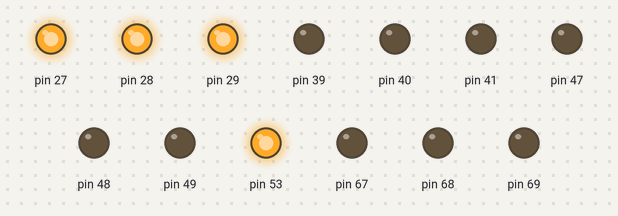
Simulated run of this sketch. Board: Arduino Mega 2560, built with avr-gcc and run on an emulated ATmega2560. On the bench: output pins drawn as LEDs (lit = HIGH). Pins used as bus, display or sensor lines are not drawn.

Above: at 0.19 s.
At 21.3 s:
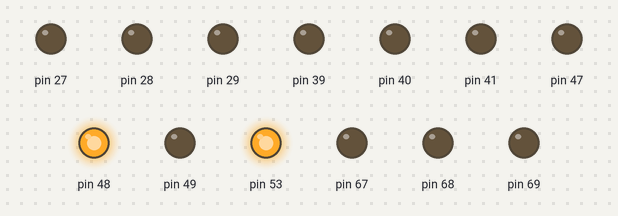
At 22.8 s:
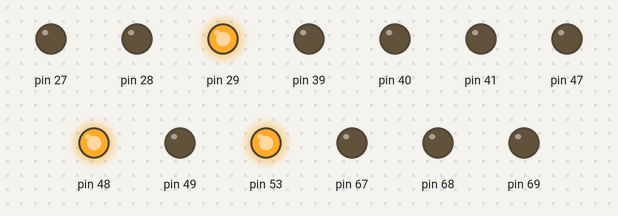
At 23.4 s:
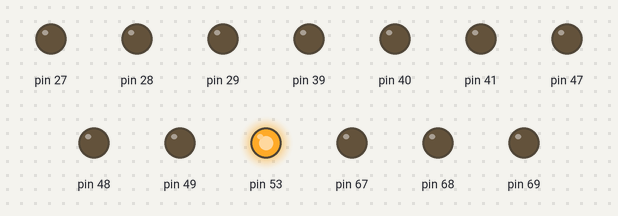
At 27.7 s:
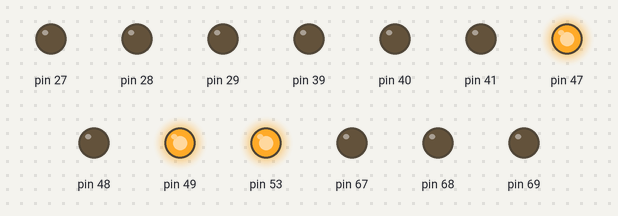
At 28.9 s:
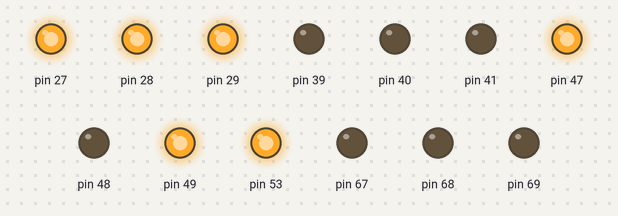
Timing chart, 0 to 40.0 s (numbered marks = the images above):
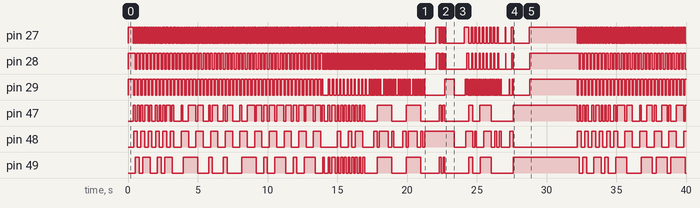

Measured:
- by itself, pin 47: LOW → HIGH at 0.39 s, → LOW 0.14 s later, → HIGH 0.13 s later, → LOW 0.13 s later, … (127 changes in this stretch)
- by itself, pin 48: LOW → HIGH at 0.40 s, → LOW 0.27 s later, → HIGH 0.26 s later, → LOW 0.26 s later, … (85 changes in this stretch)
- by itself, pin 49: LOW → HIGH at 0.54 s, → LOW 0.26 s later, → HIGH 0.26 s later, → LOW 0.52 s later, … (74 changes in this stretch)

The sketch:

motormidi.ino
```cpp
#include <SPI.h>
#include <avr/pgmspace.h>

#define DIGIPOTSS_PIN 38

struct motor {
  int step_pin;
  int dir_pin;
  int en_pin;
  int ms1_pin;
  int ms2_pin;
  int digipot_ch;
  int digipot_current; // Values 0-255 (135 = ~0.75A, 185 = ~1A)

  void init() {
    pinMode(step_pin, OUTPUT);
    pinMode(dir_pin, OUTPUT);
    pinMode(en_pin, OUTPUT);
    pinMode(ms1_pin, OUTPUT);
    pinMode(ms2_pin, OUTPUT);
    pinMode(DIGIPOTSS_PIN, OUTPUT);
    this->power(0);
    this->set_mstep(0);
    SPI.begin();  // According to docs, this just sets pinmodes. Should be fine to do multiple times
    digitalWrite(DIGIPOTSS_PIN, HIGH);
    SPI.transfer(digipot_ch);  // Send the address and value via SPI
    SPI.transfer(digipot_current);
    digitalWrite(DIGIPOTSS_PIN, LOW);
    cli();
  }

  void power(bool on) {
    digitalWrite(en_pin, !on);
  }

  void set_mstep(int mode) {
    // mstep mode is exponent of the divisor: mode 3 -> 1/8 steps
    digitalWrite(ms1_pin, mode & 1);
    digitalWrite(ms2_pin, mode & 2);
    delayMicroseconds(1);
  }

  void step() {
    digitalWrite(step_pin, 1);
    delayMicroseconds(1);
    digitalWrite(step_pin, 0);
    //delayMicroseconds(1);
  }

  void set_dir(int dir) {
    digitalWrite(dir_pin, dir);
  }

  void reverse() {
    digitalWrite(dir_pin, !digitalRead(dir_pin));
  }
};

// All the motors
motor x{37,48,29,40,41,4,100};
motor y{36,49,28,69,39,5,100};
motor z{35,47,27,68,67,3,100};  // Board drives two Z motors in parallel
motor e0{34,43,26,65,66,0,135};
motor e1{33,42,25,63,64,1,135};

constexpr motor* channels[3] = {&x, &y, &z};  // For easy access
constexpr size_t num_channels = sizeof(channels) / sizeof(channels[0]);
uint16_t* interrupt_counts[num_channels] = {&TCNT3, &TCNT4, &TCNT5};
uint16_t* interrupt_limits[num_channels] = {&OCR3A, &OCR4A, &OCR5A};

ISR(TIMER3_COMPA_vect) {
  channels[0]->step();
}
ISR(TIMER4_COMPA_vect) {
  channels[1]->step();
}
ISR(TIMER5_COMPA_vect) {
  channels[2]->step();
}

// Simplified MIDI message. Delta time in milliseconds, note (Middle C = 60), channel
// Should pack very nicely to 4 bytes
struct __attribute__((packed)) minimidi {
  uint16_t dtime; uint8_t note; uint8_t channel; };
static_assert(sizeof(minimidi) == 4, "MIDI struct not packed correctly");
static_assert(alignof(minimidi) <= 4, "MIDI struct needs to have 4 byte alignment");

// MIDI composition goes here
// Stored in flash memory, pointer invalid for normal use. Must use pgm_read_* functions to fetch
constexpr minimidi midis[] PROGMEM {{392,57,2},{7,69,0},{58,0,2},{7,0,0},{58,57,2},{7,69,1},{58,0,2},{16,0,1},{50,57,2},{7,69,0},{58,0,2},{16,0,0},{50,57,2},{7,69,1},{58,0,2},{24,0,1},{42,57,2},{7,69,0},{58,0,2},{16,0,0},{50,57,2},{7,69,1},{58,0,2},{24,0,1},{42,57,2},{7,69,0},{58,0,2},{7,0,0},{58,62,2},{7,74,1},{58,0,2},{24,0,1},{42,57,2},{7,69,0},{58,0,2},{7,0,0},{58,57,2},{7,69,1},{58,0,2},{24,0,1},{42,57,2},{7,69,0},{58,0,2},{7,0,0},{58,62,2},{7,74,1},{58,0,2},{24,0,1},{42,57,2},{7,69,0},{58,0,2},{16,0,0},{50,57,2},{7,69,1},{58,0,2},{41,0,1},{25,57,2},{7,69,0},{58,0,2},{7,0,0},{58,53,2},{7,65,1},{81,0,2},{33,0,1},{11,57,2},{7,69,0},{16,0,2},{58,0,0},{50,57,2},{7,69,1},{81,0,2},{33,0,1},{11,57,2},{7,69,0},{16,0,2},{67,0,0},{41,62,2},{7,74,1},{81,0,2},{33,0,1},{11,57,2},{7,69,0},{43,0,2},{26,0,0},{55,53,2},{7,65,1},{81,0,2},{33,0,1},{11,57,2},{7,69,0},{43,0,2},{26,0,0},{55,52,2},{7,64,1},{81,0,2},{33,0,1},{11,62,2},{7,74,0},{56,0,2},{26,0,0},{42,62,2},{7,74,1},{81,0,2},{33,0,1},{11,57,2},{7,69,0},{56,0,2},{26,0,0},{42,61,2},{7,73,1},{81,0,2},{33,0,1},{11,62,2},{7,74,0},{56,0,2},{26,0,0},{42,64,2},{7,76,1},{81,0,2},{33,0,1},{11,57,2},{7,69,0},{56,0,2},{26,0,0},{42,52,2},{7,64,1},{81,0,2},{33,0,1},{11,62,2},{7,74,0},{56,0,2},{26,0,0},{42,62,2},{7,74,1},{81,0,2},{33,0,1},{11,57,2},{7,69,0},{56,0,2},{26,0,0},{42,61,2},{7,73,1},{81,0,2},{33,0,1},{11,62,2},{7,74,0},{56,0,2},{26,0,0},{42,64,2},{7,76,1},{81,0,2},{33,0,1},{11,57,2},{7,69,0},{56,0,2},{26,0,0},{42,50,2},{7,62,1},{81,0,2},{33,0,1},{11,62,2},{7,74,0},{56,0,2},{26,0,0},{42,65,2},{7,77,1},{81,0,2},{33,0,1},{11,57,2},{7,69,0},{56,0,2},{26,0,0},{42,57,2},{7,69,1},{81,0,2},{33,0,1},{11,62,2},{7,74,0},{56,0,2},{26,0,0},{42,62,2},{7,74,1},{81,0,2},{33,0,1},{11,57,2},{7,69,0},{56,0,2},{26,0,0},{42,50,2},{7,62,1},{81,0,2},{33,0,1},{11,62,2},{7,74,0},{56,0,2},{26,0,0},{42,65,2},{7,77,1},{81,0,2},{33,0,1},{11,57,2},{7,69,0},{56,0,2},{26,0,0},{42,57,2},{7,69,1},{81,0,2},{33,0,1},{11,62,2},{7,74,0},{56,0,2},{26,0,0},{42,62,2},{7,74,1},{81,0,2},{33,0,1},{11,57,2},{7,69,0},{56,0,2},{26,0,0},{42,48,2},{7,60,1},{81,0,2},{33,0,1},{11,64,2},{7,76,0},{56,0,2},{26,0,0},{42,64,2},{7,76,1},{81,0,2},{33,0,1},{11,57,2},{7,69,0},{56,0,2},{26,0,0},{42,57,2},{7,69,1},{81,0,2},{33,0,1},{11,64,2},{7,76,0},{56,0,2},{26,0,0},{42,60,2},{7,72,1},{81,0,2},{33,0,1},{11,57,2},{7,69,0},{56,0,2},{26,0,0},{42,48,2},{7,60,1},{81,0,2},{33,0,1},{11,64,2},{7,76,0},{56,0,2},{26,0,0},{42,64,2},{7,76,1},{81,0,2},{33,0,1},{11,57,2},{7,69,0},{56,0,2},{26,0,0},{42,57,2},{7,69,1},{81,0,2},{33,0,1},{11,64,2},{7,76,0},{56,0,2},{26,0,0},{42,60,2},{7,72,1},{81,0,2},{33,0,1},{11,57,2},{7,69,0},{56,0,2},{26,0,0},{42,47,2},{7,59,1},{81,0,2},{33,0,1},{11,62,2},{7,74,0},{56,0,2},{26,0,0},{42,59,2},{7,71,1},{81,0,2},{33,0,1},{11,57,2},{7,69,0},{56,0,2},{26,0,0},{42,56,2},{7,68,1},{81,0,2},{33,0,1},{11,62,2},{7,74,0},{56,0,2},{26,0,0},{42,59,2},{7,71,1},{81,0,2},{33,0,1},{11,57,2},{7,69,0},{56,0,2},{26,0,0},{42,52,2},{7,64,1},{81,0,2},{33,0,1},{11,62,2},{7,74,0},{56,0,2},{26,0,0},{42,56,2},{7,68,1},{81,0,2},{33,0,1},{11,57,2},{7,69,0},{56,0,2},{26,0,0},{42,59,2},{7,71,1},{81,0,2},{33,0,1},{11,62,2},{7,74,0},{56,0,2},{26,0,0},{42,56,2},{7,68,1},{81,0,2},{33,0,1},{11,57,2},{7,69,0},{56,0,2},{26,0,0},{42,47,2},{7,59,1},{81,0,2},{33,0,1},{11,62,2},{7,74,0},{56,0,2},{26,0,0},{42,59,2},{7,71,1},{81,0,2},{33,0,1},{11,57,2},{7,69,0},{56,0,2},{26,0,0},{42,56,2},{7,68,1},{81,0,2},{33,0,1},{11,62,2},{7,74,0},{56,0,2},{26,0,0},{42,59,2},{7,71,1},{81,0,2},{33,0,1},{11,57,2},{7,69,0},{56,0,2},{26,0,0},{42,40,2},{7,52,1},{81,0,2},{33,0,1},{11,62,2},{7,74,0},{56,0,2},{26,0,0},{42,56,2},{7,68,1},{81,0,2},{33,0,1},{11,57,2},{7,69,0},{56,0,2},{26,0,0},{42,59,2},{7,71,1},{81,0,2},{33,0,1},{11,62,2},{7,74,0},{56,0,2},{26,0,0},{42,56,2},{7,68,1},{81,0,2},{33,0,1},{11,57,2},{7,69,0},{56,0,2},{26,0,0},{42,33,2},{7,72,0},{0,45,1},{56,0,2},{33,0,1},{35,45,2},{7,57,1},{56,0,2},{33,0,1},{35,48,2},{7,60,1},{56,0,2},{33,0,1},{35,45,2},{7,57,1},{3,0,0},{53,0,2},{33,0,1},{35,33,2},{7,64,0},{0,45,1},{56,0,2},{33,0,1},{35,45,2},{7,57,1},{56,0,0},{0,0,2},{33,0,1},{43,72,0},{0,60,1},{8,48,2},{64,0,2},{16,0,1},{35,45,2},{7,57,1},{56,0,0},{0,0,2},{33,0,1},{35,31,2},{7,71,0},{0,43,1},{56,0,2},{33,0,1},{35,43,2},{7,55,1},{56,0,0},{0,0,2},{33,0,1},{43,59,0},{0,59,1},{8,47,2},{64,0,2},{16,0,1},{35,43,2},{7,55,1},{56,0,0},{0,0,2},{33,0,1},{35,31,2},{7,64,0},{0,43,1},{56,0,2},{33,0,1},{35,43,2},{7,55,1},{56,0,0},{0,0,2},{33,0,1},{43,71,0},{0,59,1},{0,47,2},{65,0,2},{24,0,1},{35,43,2},{7,55,1},{56,0,0},{0,0,2},{33,0,1},{35,29,2},{7,69,0},{0,41,1},{56,0,2},{33,0,1},{35,41,2},{7,53,1},{56,0,0},{0,0,2},{33,0,1},{35,45,2},{7,59,0},{0,57,1},{56,0,2},{33,0,1},{35,41,2},{7,53,1},{56,0,0},{0,0,2},{33,0,1},{35,29,2},{7,62,0},{0,41,1},{56,0,2},{33,0,1},{35,41,2},{7,53,1},{56,0,0},{0,0,2},{33,0,1},{35,45,2},{7,69,0},{0,57,1},{56,0,2},{33,0,1},{35,41,2},{7,53,1},{56,0,0},{0,0,2},{33,0,1},{35,28,2},{7,76,0},{0,40,1},{56,0,2},{33,0,1},{35,40,2},{7,52,1},{56,0,0},{0,0,2},{33,0,1},{35,44,2},{7,74,0},{0,56,1},{56,0,2},{26,0,0},{6,0,1},{35,40,2},{7,72,0},{0,52,1},{56,0,2},{26,0,0},{6,0,1},{35,28,2},{7,71,0},{0,40,1},{56,0,2},{26,0,0},{6,0,1},{35,40,2},{7,72,0},{0,52,1},{56,0,2},{26,0,0},{6,0,1},{35,45,2},{7,69,0},{0,57,1},{56,0,2},{26,0,0},{6,0,1},{35,40,2},{7,71,0},{0,52,1},{56,0,2},{26,0,0},{6,0,1},{35,28,2},{7,76,0},{0,40,1},{56,0,2},{33,0,1},{35,40,2},{7,52,1},{56,0,0},{0,0,2},{33,0,1},{35,44,2},{7,74,0},{0,56,1},{56,0,2},{26,0,0},{6,0,1},{35,40,2},{7,72,0},{0,52,1},{56,0,2},{26,0,0},{6,0,1},{35,28,2},{7,71,0},{0,40,1},{56,0,2},{26,0,0},{6,0,1},{35,40,2},{7,72,0},{0,52,1},{56,0,2},{26,0,0},{6,0,1},{35,45,2},{7,69,0},{0,57,1},{56,0,2},{26,0,0},{6,0,1},{35,40,2},{7,71,0},{0,52,1},{56,0,2},{26,0,0},{6,0,1},{35,28,2},{7,76,0},{0,40,1},{56,0,2},{33,0,1},{35,40,2},{7,52,1},{56,0,0},{0,0,2},{33,0,1},{35,44,2},{7,74,0},{0,56,1},{56,0,2},{26,0,0},{6,0,1},{35,40,2},{7,72,0},{0,52,1},{56,0,2},{26,0,0},{6,0,1},{35,28,2},{7,71,0},{0,40,1},{56,0,2},{26,0,0},{6,0,1},{35,40,2},{7,72,0},{0,52,1},{56,0,2},{26,0,0},{6,0,1},{35,45,2},{7,69,0},{0,57,1},{56,0,2},{26,0,0},{6,0,1},{35,40,2},{7,71,0},{0,52,1},{56,0,2},{26,0,0},{6,0,1},{35,28,2},{7,76,0},{0,40,1},{56,0,2},{33,0,1},{35,40,2},{7,52,1},{56,0,0},{0,0,2},{33,0,1},{35,44,2},{7,74,0},{0,56,1},{26,0,0},{6,76,0},{23,0,2},{3,0,0},{6,74,0},{23,0,1},{18,0,0},{16,40,2},{7,72,0},{0,52,1},{56,0,2},{33,0,1},{17,0,0},{17,28,2},{7,71,0},{0,40,1},{56,0,2},{26,0,0},{6,0,1},{35,40,2},{7,72,0},{0,52,1},{56,0,2},{26,0,0},{6,0,1},{35,45,2},{7,69,0},{0,57,1},{56,0,2},{26,0,0},{6,0,1},{35,40,2},{7,71,0},{0,52,1},{56,0,2},{26,0,0},{6,0,1},{43,77,0},{0,40,1},{16,28,2},{783,0,2},{36,0,1},{222,41,2},{7,53,1},{15,0,2},{33,0,1},{10,38,2},{7,50,1},{15,0,2},{33,0,1},{10,35,2},{7,47,1},{15,0,2},{33,0,1},{10,38,2},{7,50,1},{15,0,2},{33,0,1},{10,41,2},{7,53,1},{15,0,2},{33,0,1},{10,44,2},{7,56,1},{15,0,2},{33,0,1},{10,47,2},{7,59,1},{3,0,0},{12,0,2},{33,0,1},{10,50,2},{7,62,1},{600,83,0},{733,0,2},{60,0,0},{23,81,0},{26,0,0},{11,80,0},{26,0,0},{11,78,0},{24,0,1},{2,0,0},{11,76,0},{26,0,0},{11,74,0},{26,0,0},{11,72,0},{26,0,0},{26,33,2},{7,72,0},{0,45,1},{83,0,0},{50,76,0},{30,0,2},{33,0,1},{20,0,0},{42,35,2},{7,81,0},{0,47,1},{83,0,0},{50,79,0},{30,0,2},{33,0,1},{20,0,0},{42,36,2},{7,77,0},{0,48,1},{83,0,0},{50,76,0},{30,0,2},{33,0,1},{20,0,0},{42,33,2},{7,74,0},{0,45,1},{83,0,0},{50,72,0},{30,0,2},{33,0,1},{20,0,0},{42,38,2},{7,77,0},{0,50,1},{83,0,0},{50,76,0},{30,0,2},{33,0,1},{20,0,0},{42,40,2},{7,74,0},{0,52,1},{83,0,0},{50,72,0},{30,0,2},{33,0,1},{20,0,0},{42,41,2},{7,71,0},{0,53,1},{83,0,0},{50,72,0},{30,0,2},{33,0,1},{20,0,0},{42,38,2},{7,69,0},{0,50,1},{83,0,0},{50,71,0},{30,0,2},{33,0,1},{20,0,0},{42,40,2},{7,72,0},{0,52,1},{42,0,0},{24,71,0},{42,0,0},{24,72,0},{42,0,0},{24,71,0},{283,0,2},{33,0,1},{8,28,2},{7,40,1},{232,0,0},{34,69,0},{110,0,2},{33,0,1},{46,0,0},{68,33,2},{7,69,0},{0,45,1},{1150,0,2},{33,0,1},{10,0,0},};
constexpr size_t num_midis = sizeof(midis) / sizeof(midis[0]);

// Lookup table for time between pulses for all midi notes. 8Hz-12.5kHz. MIDI designers knew what they were doing
constexpr const size_t period_for_midi_note[128] = {122312,115447,108967,102851,97079,91630,86487,81633,77051,72727,68645,64792,61156,57723,54483,51425,48539,45815,43243,40816,38525,36363,34322,32396,30578,28861,27241,25712,24269,22907,21621,20408,19262,18181,17161,16198,15289,14430,13620,12856,12134,11453,10810,10204,9631,9090,8580,8099,7644,7215,6810,6428,6067,5726,5405,5102,4815,4545,4290,4049,3822,3607,3405,3214,3033,2863,2702,2551,2407,2272,2145,2024,1911,1803,1702,1607,1516,1431,1351,1275,1203,1136,1072,1012,955,901,851,803,758,715,675,637,601,568,536,506,477,450,425,401,379,357,337,318,300,284,268,253,238,225,212,200,189,178,168,159,150,142,134,126,119,112,106,100,94,89,84,79,};

void setup() {
  Serial.begin(115200);
  do {} while(!Serial);
  // Init all motors
  for (auto i = 0; i < num_channels; ++i) {
    channels[i]->init();
    channels[i]->set_mstep(0);
  }
  cli();
  TCCR3A = 0;
  TCCR3B = (1 << WGM12) | (1 << CS11);  // CTC mode, prescale 8x -> count = .5 us
  TIMSK3 = (1 << OCIE3A);
  TCCR4A = 0;
  TCCR4B = (1 << WGM12) | (1 << CS11);
  TIMSK4 = (1 << OCIE4A);
  TCCR5A = 0;
  TCCR5B = (1 << WGM12) | (1 << CS11);
  TIMSK5 = (1 << OCIE5A);
  sei();
}

void loop() {
  for (auto i = 0; i < num_midis; ++i) {
    minimidi m;  // Current message. To be filled from PROGMEM
    *(uint32_t*)(&m) = pgm_read_dword(&midis[i]);
    auto note = m.note;
    auto channel = m.channel;
    auto time = m.dtime;
    auto note_period = period_for_midi_note[note];
    delay(time);
    *interrupt_counts[channel] = 0;
    *interrupt_limits[channel] = note_period * 2;
    channels[channel]->power(note);  // Use note 0 as note_off. Subsonic anyway
    if (note % 2)
      channels[channel]->reverse();  // Optional. Looks cool IMO
  }
  for (auto i = 0; i < num_channels; ++i)
    channels[i]->power(0);  // Disable just in case

  delay(3000); // Pause before playing again
}
```
